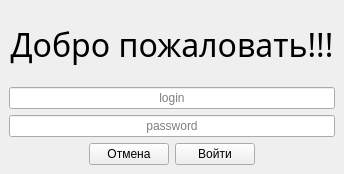
<?xml version="1.0" encoding="UTF-8"?>
<ui version="4.0">
 <class>MainWindow</class>
 <widget class="QMainWindow" name="MainWindow">
  <property name="geometry">
   <rect>
    <x>0</x>
    <y>0</y>
    <width>344</width>
    <height>174</height>
   </rect>
  </property>
  <property name="windowTitle">
   <string>Регистрация</string>
  </property>
  <widget class="QWidget" name="centralwidget">
   <layout class="QVBoxLayout" name="verticalLayout">
    <item>
     <widget class="QLabel" name="label">
      <property name="font">
       <font>
        <family>Gabriola</family>
        <pointsize>24</pointsize>
       </font>
      </property>
      <property name="text">
       <string>Добро пожаловать!!!</string>
      </property>
      <property name="alignment">
       <set>Qt::AlignCenter</set>
      </property>
      <property name="textInteractionFlags">
       <set>Qt::LinksAccessibleByKeyboard</set>
      </property>
     </widget>
    </item>
    <item>
     <widget class="QLineEdit" name="line_login">
      <property name="text">
       <string/>
      </property>
      <property name="alignment">
       <set>Qt::AlignCenter</set>
      </property>
      <property name="placeholderText">
       <string>login</string>
      </property>
     </widget>
    </item>
    <item>
     <widget class="QLineEdit" name="line_password">
      <property name="enabled">
       <bool>true</bool>
      </property>
      <property name="text">
       <string/>
      </property>
      <property name="echoMode">
       <enum>QLineEdit::Password</enum>
      </property>
      <property name="alignment">
       <set>Qt::AlignCenter</set>
      </property>
      <property name="placeholderText">
       <string>password</string>
      </property>
     </widget>
    </item>
    <item>
     <layout class="QHBoxLayout" name="horizontalLayout_2">
      <item>
       <spacer name="horizontalSpacer">
        <property name="orientation">
         <enum>Qt::Horizontal</enum>
        </property>
        <property name="sizeHint" stdset="0">
         <size>
          <width>28</width>
          <height>20</height>
         </size>
        </property>
       </spacer>
      </item>
      <item>
       <widget class="QPushButton" name="push_cancel">
        <property name="text">
         <string>Отмена</string>
        </property>
       </widget>
      </item>
      <item>
       <widget class="QPushButton" name="push_login">
        <property name="text">
         <string>Войти</string>
        </property>
       </widget>
      </item>
      <item>
       <spacer name="horizontalSpacer_3">
        <property name="orientation">
         <enum>Qt::Horizontal</enum>
        </property>
        <property name="sizeHint" stdset="0">
         <size>
          <width>28</width>
          <height>20</height>
         </size>
        </property>
       </spacer>
      </item>
     </layout>
    </item>
   </layout>
  </widget>
 </widget>
 <resources/>
 <connections/>
</ui>
